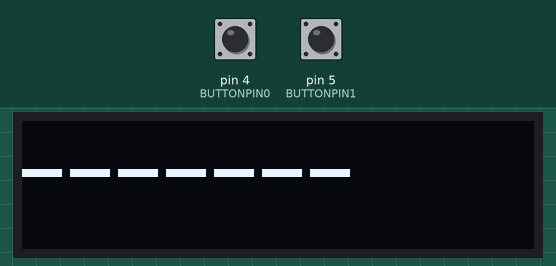
Bench run of a sketch on a simulated Arduino Leonardo, built with avr-gcc and run on an emulated ATmega32U4. On the bench: 128×32 one-colour display. Inputs (shaded band) come from the test bench; at power-on: pin 4 (BUTTONPIN0) HIGH, pin 5 (BUTTONPIN1) HIGH. USB keyboard and mouse output is not drawn; what the sketch prints to the serial monitor is not drawn.

Above: at 1.2 s.
1.3 s: pin 4 (BUTTONPIN0) pulled LOW for 3.2 s
At 5.5 s:
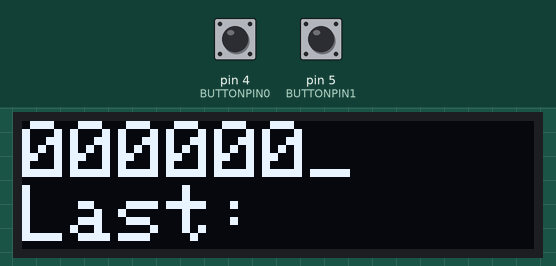
6.0 s: pin 5 (BUTTONPIN1) pulled LOW for 1 s
At 7.2 s:
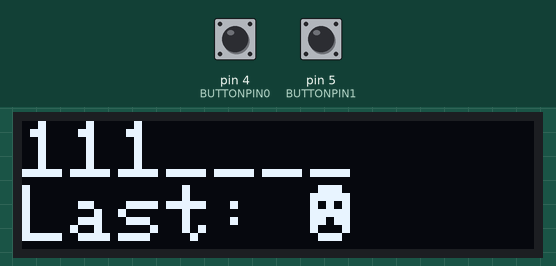
8.5 s: pin 4 (BUTTONPIN0) pulled LOW for 1 s
At 10.3 s:
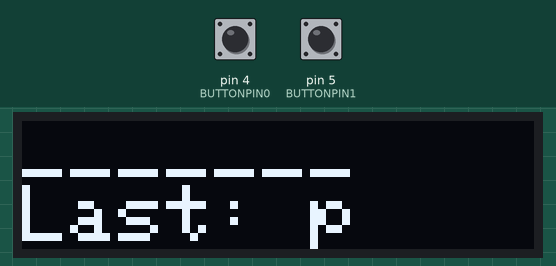
11.0 s: pin 5 (BUTTONPIN1) pulled LOW for 3.2 s
At 15.3 s:
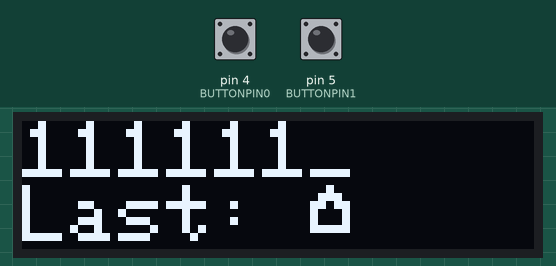
15.7 s: pin 4 (BUTTONPIN0) pulled LOW for 0.15 s
At 16.7 s:
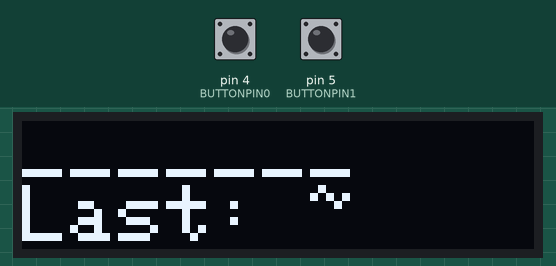
17.3 s: pin 4 (BUTTONPIN0) driven LOW and pin 5 (BUTTONPIN1) driven LOW
At 19.04 s:
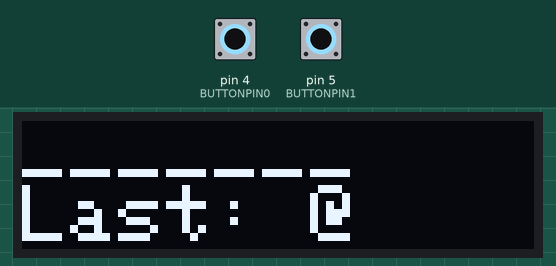
Timing chart, 0 to 20.5 s (numbered marks = the images above; inputs shaded):
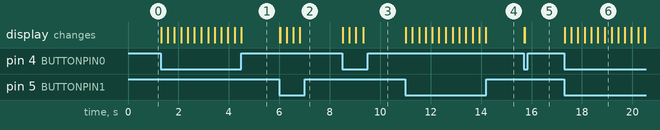

The sketch:

binKeySketch.ino
```cpp
// Keyboard Dependencies
#include <Keyboard.h>

// OLED Dependencies
#include <SPI.h>
#include <Wire.h>
#include <Adafruit_GFX.h>
#include <Adafruit_SSD1306.h>

// OLED Definitions
#define SCREEN_WIDTH 128
#define SCREEN_HEIGHT 32
#define OLED_RESET -1
#define SCREEN_ADDRESS 0x3C
Adafruit_SSD1306 display(SCREEN_WIDTH, SCREEN_HEIGHT, &Wire, OLED_RESET);

// Key definitions
#define BUTTONPIN0 4
#define BUTTONPIN1 5

// Data Buffer
#define BUFFSIZE 7
int binarr[7];
int curr = 0;

// modifiers
#define MODSTART 128
bool mods[8] = {0};

// other keys
int specs[] = {218, 217, 216, 215, 177, 209, 212, 193, 176};

// function keys
#define FUNCSTART 194

// Char Arr for second line of OLED
char last[] = "Last:  ";

void setup()
{
  // Set Keyboard pins
  pinMode(BUTTONPIN0, INPUT_PULLUP);
  pinMode(BUTTONPIN1, INPUT_PULLUP);

  // Start all outputs
  Serial.begin(9600);
  Keyboard.begin();
  initDisplay();
}

void initDisplay()
{
  display.begin(SSD1306_SWITCHCAPVCC, SCREEN_ADDRESS);
  display.clearDisplay();
  display.setTextSize(2);
  display.setTextColor(SSD1306_WHITE);
  clearBuffLine();
}

void loop()
{
  if (digitalRead(BUTTONPIN0) == 0)
  {
    Serial.println("0 Pressed");
    binarr[curr] = 0;
  }
  else if (digitalRead(BUTTONPIN1) == 0)
  {
    Serial.println("1 Pressed");
    binarr[curr] = 1;
  }
  // avoids infinite loop
  else
  {
    return;
  }
  display.print(binarr[curr]);
  display.display();

  curr++;
  // On last char print last to OLED, type char and reset pointer
  if (curr == 7)
  {
    int toType = arrToInt(binarr);
    Serial.println(toType);
    lastCharDisplay(toType);
    typeChar(toType);
    curr = 0;
  }
  // small delay to avoid double presses
  delay(250);
}

void typeChar(int code)
{
  if (code <= 7)
  {
    mods[code] = 1;
  }
  else
  {
    for (int i = 0; i < sizeof(mods) / sizeof(mods[0]); i++)
    {
      if (mods[i])
      {
        Keyboard.press(i + MODSTART);
        mods[i] = false;
      }
    }
    if (code >= 11 && code <= 19)
    {
      Keyboard.press(specs[code - 11]);
    }
    else if (code >= 20 && code <= 31)
    {
      Keyboard.press(code - 20 + FUNCSTART);
    }
    else
    {
      Keyboard.press(code);
    }
  }
  Keyboard.releaseAll();
}

// writes spaces for the top line of the display
void clearBuffLine()
{
  display.setCursor(0, 0);
  display.print("_______");
  display.setCursor(0, 0);
  display.display();
}

void lastCharDisplay(char toType)
{
  display.clearDisplay();
  display.setCursor(0, 16);
  last[6] = toType;
  display.print(last);
  clearBuffLine();
}

// converts the built array to an integer using bit shifts
int arrToInt(int arr[])
{
  int out = 0;
  for (int i = 0; i < BUFFSIZE; i++)
  {
    // Can remove '(BUFFSIZE - 1) -' if you want to type in reverse
    if (arr[(BUFFSIZE - 1) - i] == 1)
    {
      out += 1 << i;
    }
  }
  return out;
}
```

Measured:
- after the input at 1.3 s, the display: first changes at once (image 1 shows a later state)
- after the input at 6.0 s, the display: first changes at once (image 2 shows a later state)
- after the input at 8.5 s, the display: first changes at once (image 3 shows a later state)
- after the input at 11.0 s, the display: first changes at once (image 4 shows a later state)
- after the input at 15.7 s, the display: first changes at once (image 5 shows a later state)
- after the input at 17.3 s, the display: first changes at once (image 6 shows a later state)
